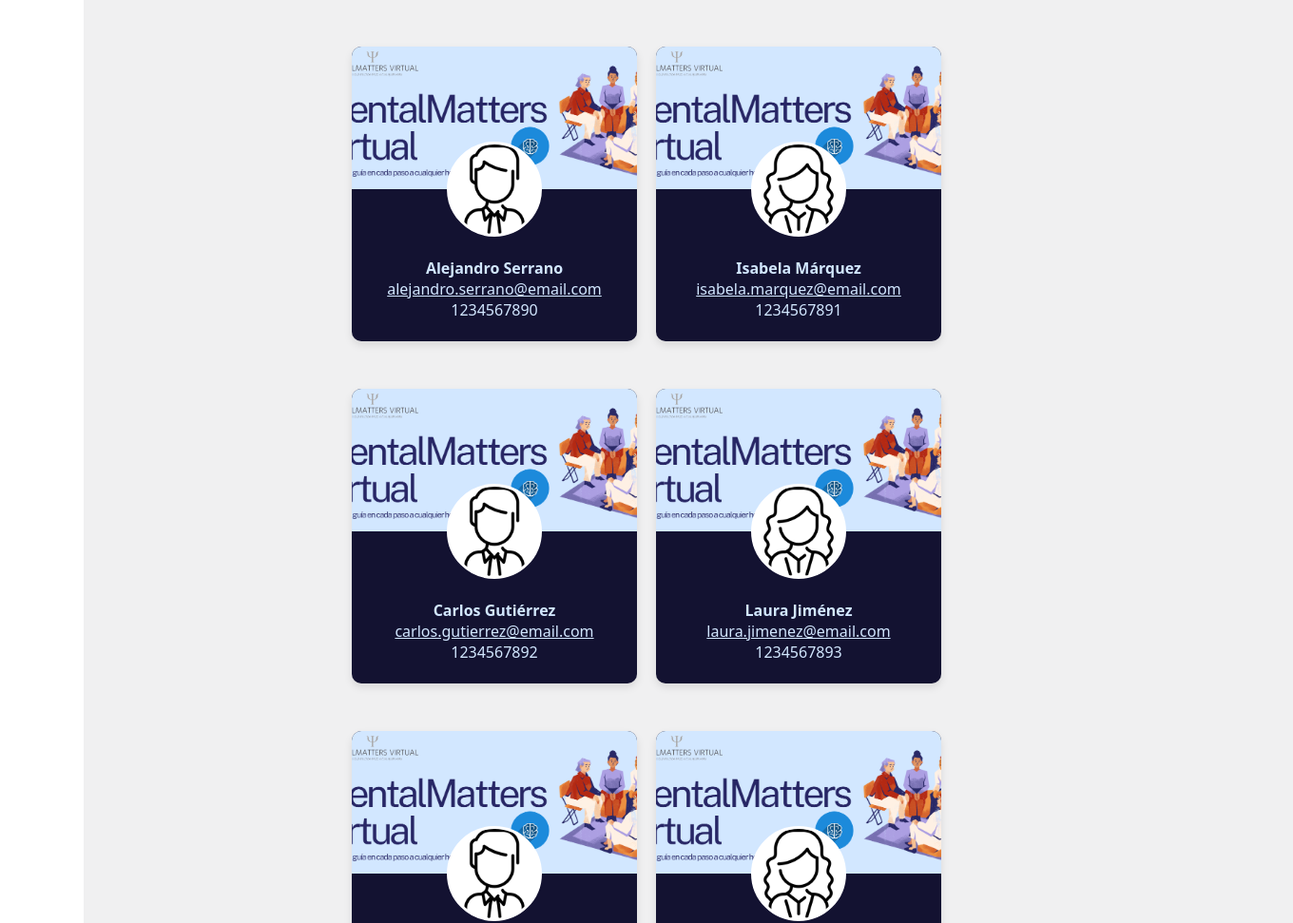
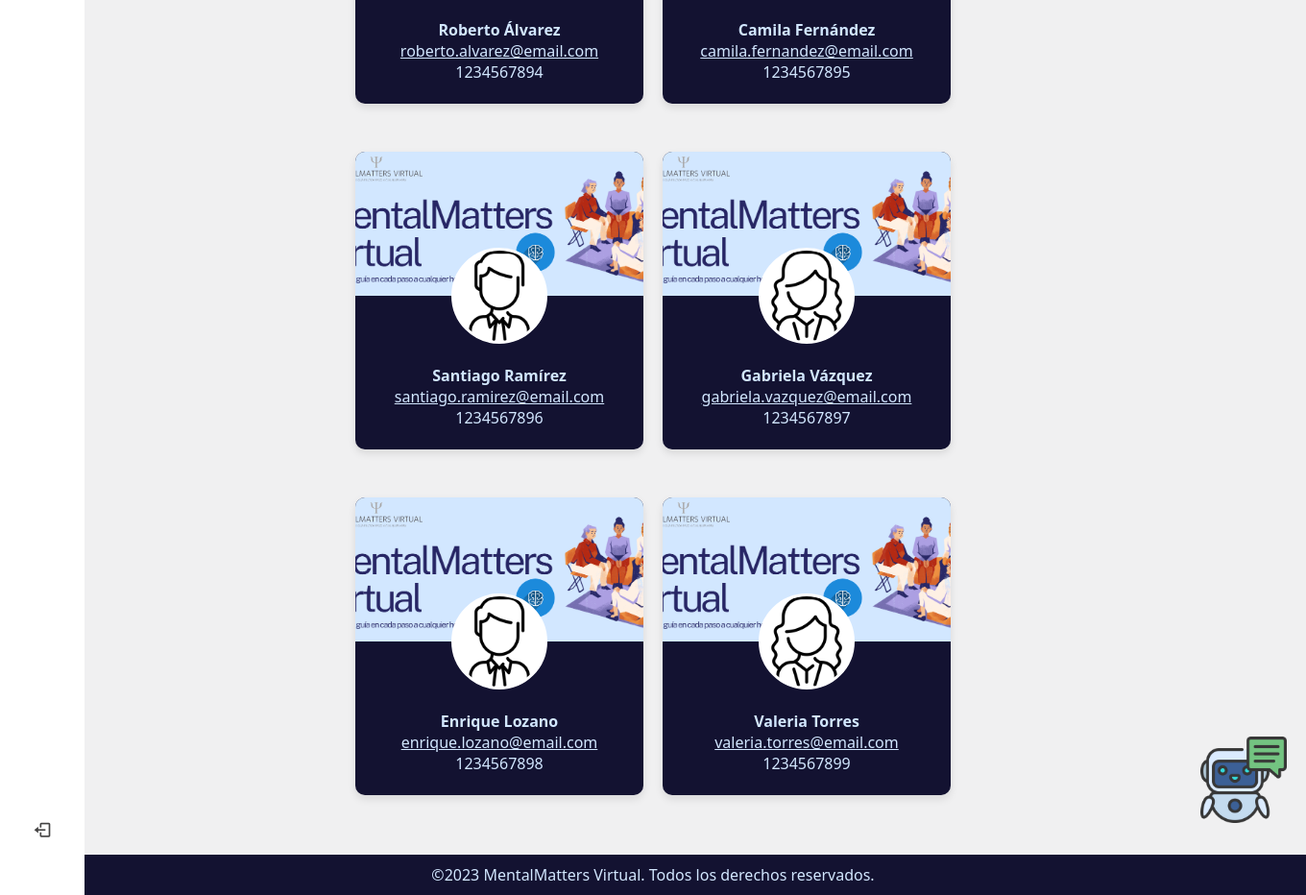
/view/psicologo.php (signed in, lower part), run on an earlier commit of the app's database (2 pictures, top to bottom).
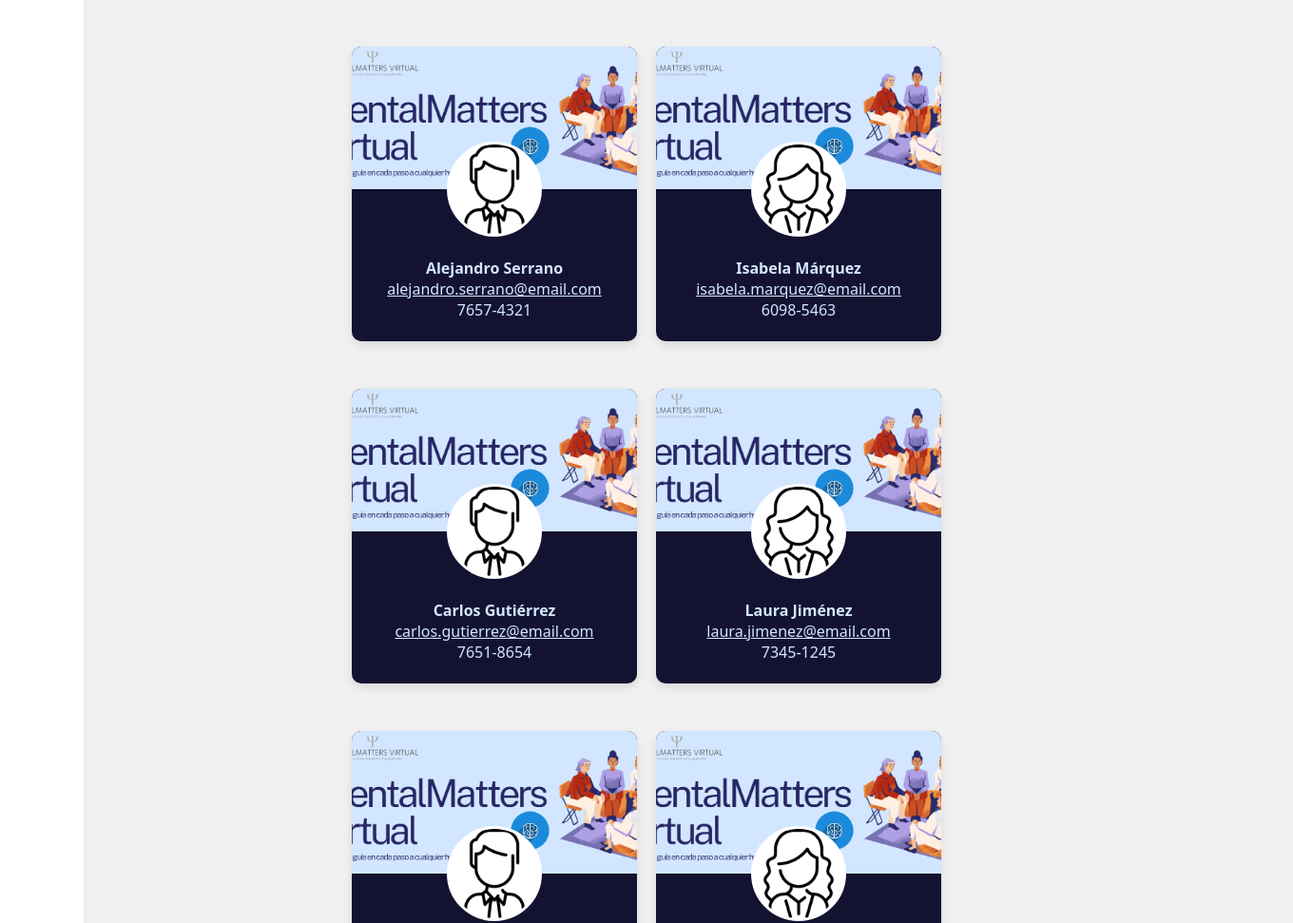
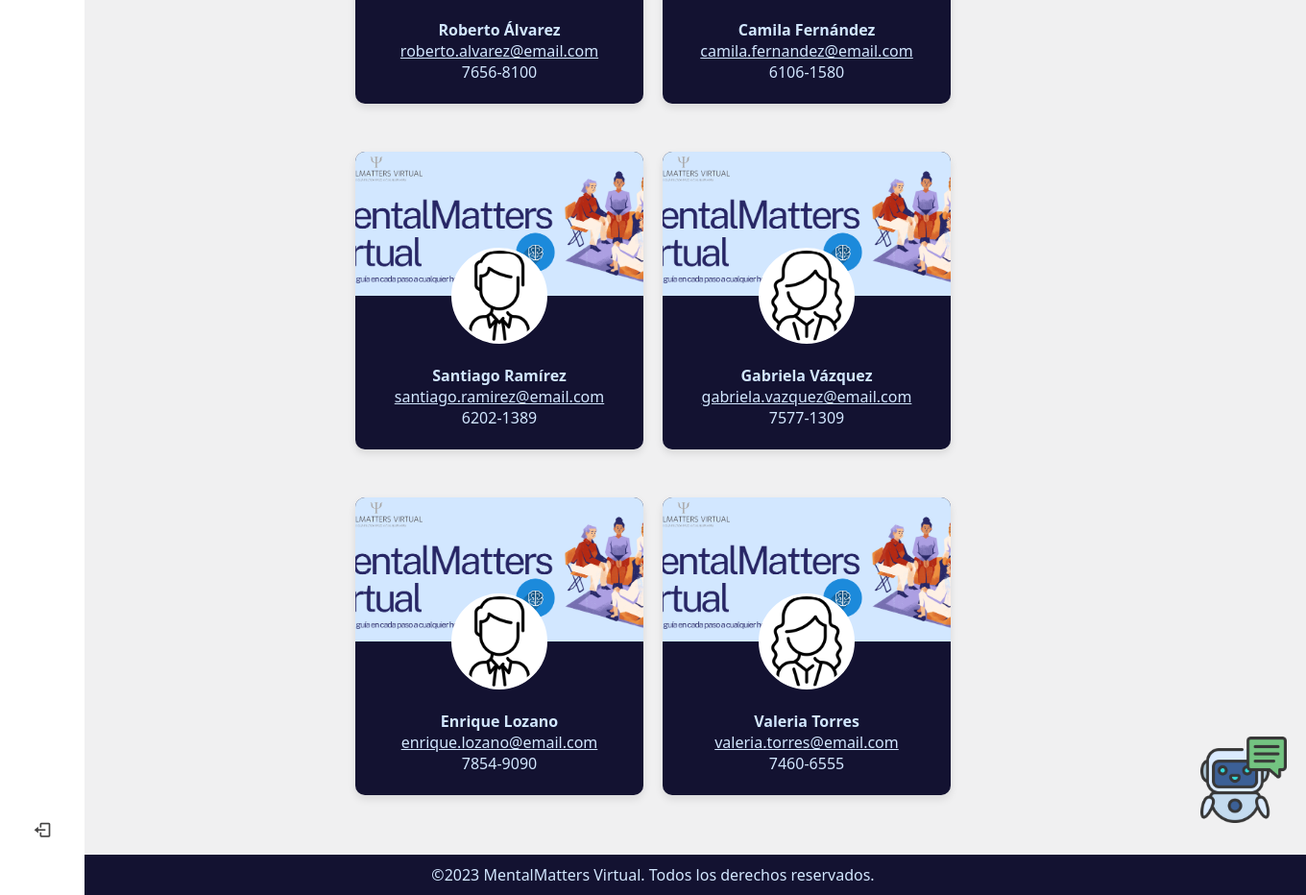
And on a later commit of the database (2 pictures, top to bottom).
### tables this page shows
CREATE TABLE `psicologos` (
  `id_psicol` int(11) NOT NULL,
  `nombre` varchar(255) NOT NULL,
  `apellido` varchar(255) NOT NULL,
  `correo` varchar(255) NOT NULL,
  `telefono` varchar(255) NOT NULL,
  `cita` text NOT NULL
);

### view/psicologo.php (the view, shortened to what this page needs)
<!DOCTYPE html>
<html lang="es">
<head>
    <link href='https://unpkg.com/boxicons@2.1.1/css/boxicons.min.css' rel='stylesheet'>
    <link rel="stylesheet" href="../assets/css/botones-ca.css">
    <link rel="stylesheet" href="../assets/css/menu.css">
    <link rel="stylesheet" href="../assets/css/styles.css">
    <link rel="stylesheet" href="../assets/css/psicologo.css">
    <link rel="stylesheet" href="../assets/css/chatbot.css">
</head>
<body>
<?php
    require("components/menu.php");
?>
    <br>
    <div class=box-main>
    <div class="cont-text">
    </div><br><br>
    <?php
    $sql = 'SELECT id_psicol, nombre, apellido, correo, telefono, cita FROM psicologos';
    $stmt = mysqli_query($conexion, $sql);
    echo '<div class="cards-wrapper">';
    while ($row = $stmt->fetch_assoc()) {
        $id = htmlspecialchars($row['id_psicol']);
        $nombreCompleto = htmlspecialchars($row['nombre'] . " " . $row['apellido']);
        $correo = htmlspecialchars($row['correo']);
        $telefono = htmlspecialchars($row['telefono']);
        $fotoRandom = '../assets/imgs-psicol/' . $id . '.png';
        $fondoRandom = '../assets/imgs-psicol/' . rand(11, 13) . '.png';
        echo <<<EOT
            <div class="card" data-id="$id">
                <div class="card-header">
                    <img src="$fondoRandom" alt="Paisaje" class="background-image">
                    <div class="profile-pic-container">
                        <img src="$fotoRandom" alt="Foto random para $nombreCompleto" class="profile-image">
                    </div>
                </div>
                <div class="card-content">
                    <h4><b>$nombreCompleto</b></h4>
                    <p><a href="mailto:$correo" style="color:#D2E7FF;">$correo</a></p>
                    <p>$telefono</p>
                </div>
            </div>
            EOT;
    }
    echo '</div>';
    ?>
    </div> <br><br>
    <?php
        require("components/ai.php");
    ?>
    <?php
        require("components/footer.php");
    ?>
</body>
</html>

### view/components/menu.php (shortened to what this page needs)
<nav class="sidebar close">
        <div class="menu-bar">
            <div class="bottom-content">
                <li class="">
                    <a href="../controller/logout.php">
                        <i class='bx bx-log-out icon' ></i>
                    </a>
                </li>
            </div>
        </div>
    </nav>

### view/components/ai.php (shortened to what this page needs)
<div id="floating-chat-icon">
	<img src="../assets/img/chatbot.png" width="90px" alt="Chat Icon" />
</div>

### view/components/footer.php
<footer>
        <p>&copy;<span id="year"></span>  MentalMatters Virtual. Todos los derechos reservados.</p>
</footer>

### assets/css/menu.css (style rules this page uses)
* { font-family:system-ui, -apple-system, BlinkMacSystemFont, 'Segoe UI', Roboto, Oxygen, Ubuntu, Cantarell, 'Open Sans', 'Helvetica Neue', sans-serif; margin: 0; padding: 0; box-sizing: border-box; }
:root { --body-color: #f0f0f1; --sidebar-color: #FFF; --primary-color: #232424; --primary-color-light: #f0f0f1; --toggle-color: #b4adad; --text-color: #444343; --tran-03: all 0.2s ease; --tran-03: all 0.3s ease; --tran-04: all 0.3s ease; --tran-05: all 0.3s ease; }
body { min-height: 90vh; background-color: var(--body-color); transition: var(--tran-05); }
.sidebar { position: fixed; top: 0; left: 0; height: 100%; width: 250px; padding: 10px 14px; background: var(--sidebar-color); transition: var(--tran-05); z-index: 100; }
.sidebar.close { width: 88px; }
.sidebar li { height: 50px; list-style: none; display: flex; align-items: center; margin-top: 10px; }
.sidebar header .image, .sidebar .icon { min-width: 50px; border-radius: 6px; }
.sidebar .icon { min-width: 60px; border-radius: 6px; height: 100%; display: flex; align-items: center; justify-content: center; font-size: 20px; }
.sidebar .text, .sidebar .icon { color: var(--text-color); transition: var(--tran-03); }
.sidebar li a { list-style: none; height: 100%; background-color: transparent; display: flex; align-items: center; height: 100%; width: 100%; border-radius: 6px; text-decoration: none; transition: var(--tran-03); }
.sidebar .menu-bar { height: calc(100% - 55px); display: flex; flex-direction: column; justify-content: space-between; overflow-y: scroll; }

### assets/css/styles.css (style rules this page uses)
.cont-text { font-size: 20px; font-weight: 500; color: var(--text-color); padding: 10px 180px; margin: auto; }
footer { position: fixed; bottom: 0; width: 100%; background-color: #131231; color: #D2E7FF; padding: 10px; text-align: center; }

### assets/css/psicologo.css (style rules this page uses)
.card { width: 300px; border-radius: 10px; overflow: hidden; box-shadow: 0 4px 8px rgba(0, 0, 0, 0.1); margin-bottom: 30px; background-color: #131231; text-align: center; color: #D2E7FF ; }
.card-header { position: relative; height: 150px; }
.background-image { width: 100%; height: 100%; object-fit: cover; }
.profile-pic-container { position: absolute; width: 100px; height: 100px; overflow: hidden; border-radius: 50%; border: 3px solid #fff; left: 50%; bottom: -50px; transform: translateX(-50%); background-color: #fff; }
.profile-image { width: 100%; height: 100%; object-fit: cover; }
.card-content { padding: 2px 16px; height: calc(auto + 50px); margin-top: 70px; margin-bottom: 20px; word-wrap: break-word; }
.cards-wrapper { display: flex; flex-wrap: wrap; gap: 20px; justify-content: center; width: calc(50vw - 20px); margin-right: auto; margin-left: auto; margin-bottom: 30px; }
.close { font-size: 1.5em; color: #272727; }

### assets/css/chatbot.css (style rules this page uses)
#floating-chat-icon { position: fixed; bottom: 70px; right: 20px; z-index: 1000; cursor: pointer; }

What changed in the data, as far as the page shows it:
changed psicologos "Alejandro Serrano": telefono "1234567890" → "7657-4321"
changed psicologos "Isabela Márquez": telefono "1234567891" → "6098-5463"
changed psicologos "Carlos Gutiérrez": telefono "1234567892" → "7651-8654"
changed psicologos "Laura Jiménez": telefono "1234567893" → "7345-1245"
changed psicologos "Roberto Álvarez": telefono "1234567894" → "7656-8100"
changed psicologos "Camila Fernández": telefono "1234567895" → "6106-1580"
changed psicologos "Santiago Ramírez": telefono "1234567896" → "6202-1389"
changed psicologos "Gabriela Vázquez": telefono "1234567897" → "7577-1309"
changed psicologos "Enrique Lozano": telefono "1234567898" → "7854-9090"
changed psicologos "Valeria Torres": telefono "1234567899" → "7460-6555"
